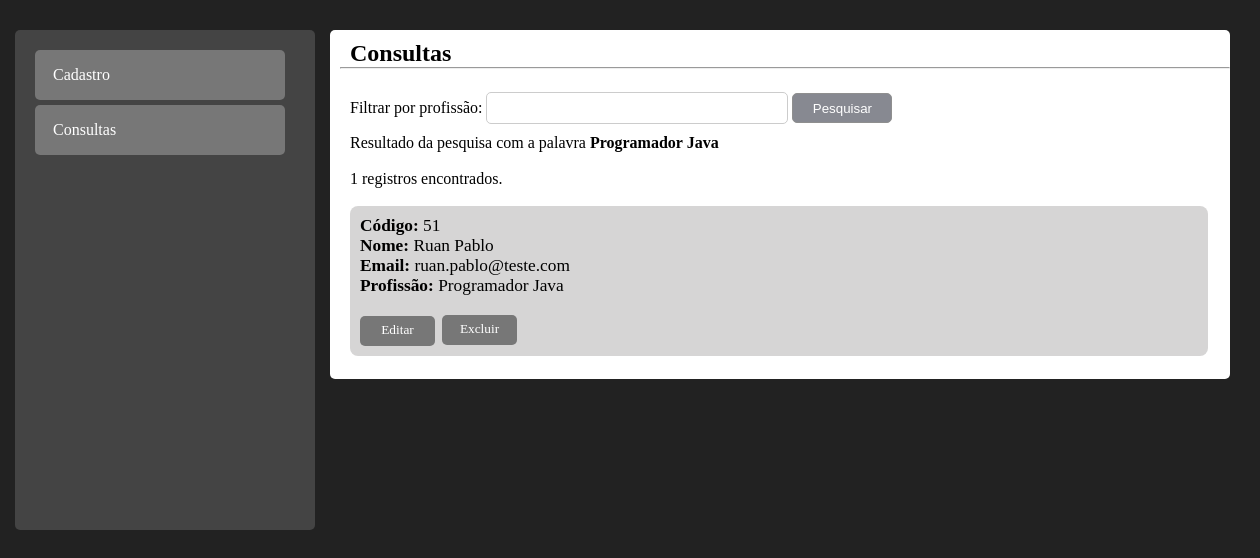
Page /consultas.php?filtro=Programador Java on the committed database.
### tables this page shows
CREATE TABLE `usuarios` (
  `codigo` int(11) NOT NULL,
  `nome` varchar(50) NOT NULL,
  `email` varchar(50) NOT NULL,
  `profissao` varchar(50) NOT NULL,
  `created` datetime NOT NULL,
  `modified` datetime DEFAULT NULL
);

### consultas.php (the view, shortened to what this page needs)
<?php
include_once("conexao.php");
$filtro = isset($_GET['filtro'])?$_GET['filtro'] :"";
$sql = "select * from usuarios where profissao like '%$filtro%' ";
$consulta = mysqli_query($conexao, $sql);
$registros = mysqli_num_rows($consulta);
?>
<!DOCTYPE html>
<html lang="en">
<head>
    <link rel="stylesheet" href="css/estilo.css">
</head>
<body>
    <div class="conteiner">
        <nav>
            <ul class="menu">
                <a href="index.php"><li>Cadastro</li></a>
                <a href="consultas.php"><li>Consultas</li></a>
            </ul>
        </nav>
        <section>
            <h1 class="title">Consultas</h1>
            <hr><br>
            <form method="get" action="" class="form">
                Filtrar por profissão: <input type="text" name="filtro" class="campo" required autofocus>
                <input type="submit" value="Pesquisar" class="btn">
            </form>
            <div class="print">
            <?php
            echo "Resultado da pesquisa com a palavra <b>$filtro</b><br><br>";
            echo "$registros registros encontrados.";
            echo "<br><br>";
            while($row_usuario = mysqli_fetch_assoc($consulta)) {
                echo "<article>";
                echo"<b>Código: </b>" . $row_usuario['codigo'] . "</b><br>";
                echo"<b>Nome: </b>" . $row_usuario['nome'] . "<br>";
                echo"<b>Email: </b>" . $row_usuario['email'] . "<br>";
                echo"<b>Profissão: </b>" . $row_usuario['profissao'] . "<br>";
                echo"<ul class='menu2'>";
                echo"<div class='divA'>";
                echo"<a class='caminho' href='editar.php?codigo=" . $row_usuario['codigo'] . "'><li>Editar</li></a>";
                echo"</div>";
                echo"<div class='divB'>";
                echo"<a class='caminho' href='processo-excluir.php?codigo=" . $row_usuario['codigo'] . "'><li>Excluir</li></a>";
                echo"</div>";
                echo"</ul>";
                echo "</article>";
            }
            ?>
            </div>
        </section>
    </div>
</body>
</html>

### css/estilo.css (style rules this page uses)
* { margin: 0; padding: 0; border-radius: 5px; }
a { text-decoration: none; color: #ffffff; }
body { background-color: #222; font-family: verdana; font-size: 100%; }
.conteiner { margin: auto; width: 1230px; margin-top: 20px; padding: 10px; }
nav { width: 300px; height: 500px; background-color: #444; float: left; box-sizing: border-box; padding: 15px; }
section { width: 900px; height: relative; margin-left: 15px; float: left; background-color: #fff; box-sizing: border-box; padding-left: 10px; padding-bottom: 15px; }
ul.menu { list-style-type: none; margin-left: 5px; }
ul.menu li { width: 250px; height: 50px; line-height: 50px; background-color: #777; color: #ffffff; margin-top: 5px; box-sizing: border-box; padding-left: 18px; border-radius: 5px; }
.btn { width: 100px; height: 30px; border: 1px solid #8f8f8f; background-color: rgb(135, 137, 145); color: #ffffff; cursor: pointer; }
.campo { width: 300px; height: 30px; border: 1px solid #ccc; margin-top: 5px; margin-bottom: 10px; }
article { width: 97.5%; box-sizing: border-box; padding: 10px; background-color: #d6d5d5; margin-bottom: 8px; font-size: 13pt; border-radius: 8px; }
.title { margin-top: 10px; margin-left: 10px; }
.form { margin-left: 10px; }
.print { margin-left: 10px; }
.caminho { font-size: 10pt; list-style-type: none; text-decoration: none; margin-left: 5px; border-radius: 5px; text-align: center; }
ul.menu2 li { width: 75px; height: 30px; line-height: 28px; background-color: #777; color: #ffffff; box-sizing: border-box; border-radius: 5px; }
.divA { width: 50px; }
.divB { position: absolute; margin-left: 82px; margin-top: -50.9px; }

### rows in the picture
usuarios: codigo "51", nome "Ruan Pablo", email "ruan.pablo@teste.com", profissao "Programador Java"

### other values in the picture
$filtro "Programador Java"
$registros "1"
